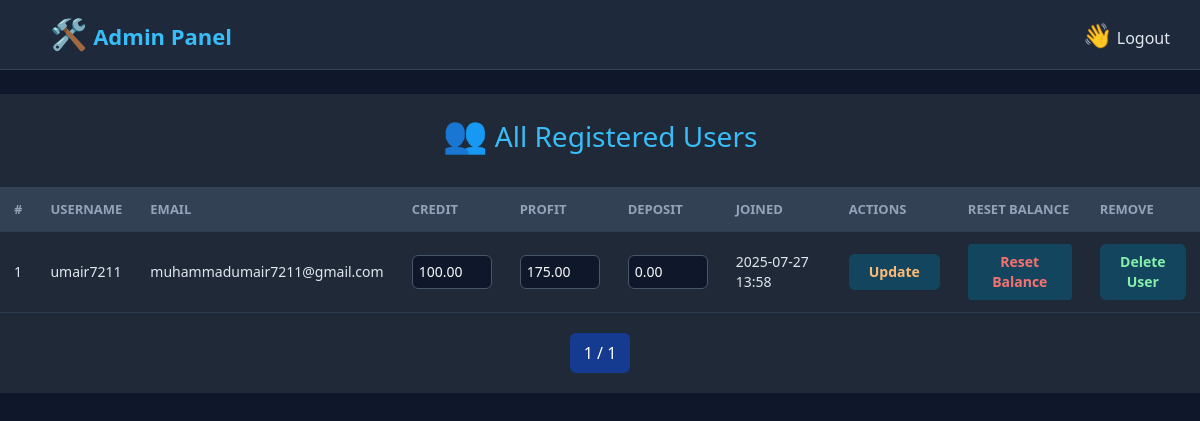
The page /all-users/ (signed in) on the database as committed earlier.
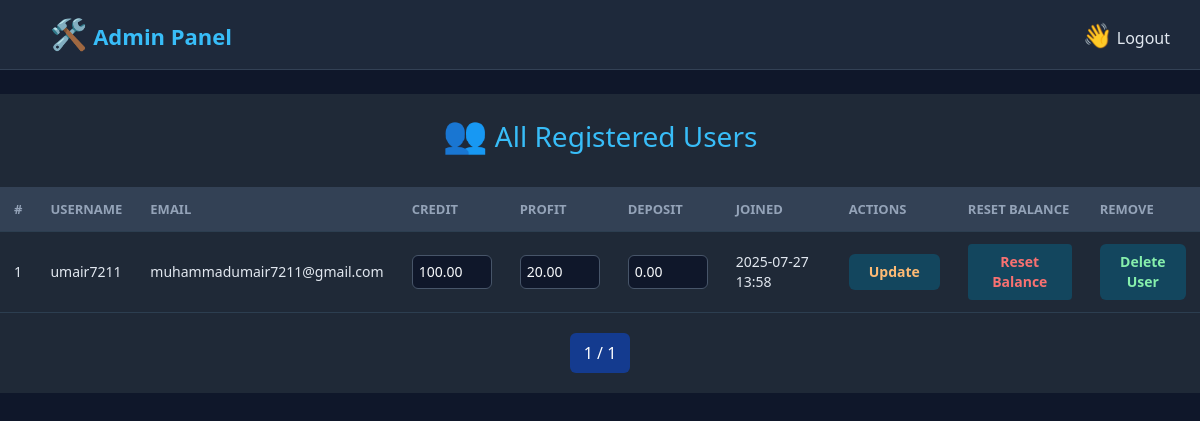
The same page on the database as committed later.
### powerdigital_app/models.py (models this page shows, shortened)
class Profile(models.Model):
    user = models.OneToOneField(User, on_delete=models.CASCADE)
    withdrawal_password = models.CharField(max_length=128)
    total_deposit = models.DecimalField(default=0, max_digits=12, decimal_places=2)
    total_profit = models.DecimalField(default=0, max_digits=12, decimal_places=2)
    credit = models.DecimalField(default=0, max_digits=12, decimal_places=2)
    invite_code = models.CharField(max_length=12, unique=True, blank=True, null=True)

### powerdigital_app/views.py (the view, shortened to what this page needs)
# urls.py: path('all-users/', views.all_users_view, name='all_users'),
@staff_member_required
def all_users_view(request):
    query = request.GET.get('q', '')
    profiles = Profile.objects.select_related('user') \
        .filter(user__is_staff=False, user__is_superuser=False) \
        .filter(Q(user__username__icontains=query)) \
        .order_by('-user__date_joined')
    paginator = Paginator(profiles, 10)
    page_number = request.GET.get('page')
    page_obj = paginator.get_page(page_number)
    return render(request, 'admins/all_users.html', {
        'page_obj': page_obj,
        'query': query,
    })

### powerdigital_app/templates/admins/all_users.html (shortened to what this page needs)
{% extends 'admins/admin_base.html' %} {% block content %}
<!DOCTYPE html>
<html lang="en">
	<head>
		<script src="https://cdn.tailwindcss.com"></script>
	</head>
	<body>
		<br />
		<div class="container bg-gray-800 py-5">
			<h2>
				<span class="text-4xl">👥</span>
				All Registered Users
			</h2>
			<div class="overflow-x-auto">
				<table class="w-full border-collapse text-sm text-left">
					<thead>
						<tr>
							<th>#</th>
							<th>Username</th>
							<th>Email</th>
							<th>Credit</th>
							<th>Profit</th>
							<th>Deposit</th>
							<th>Joined</th>
							<th>Actions</th>
							<th>Reset Balance</th>
							<th>Remove</th>
						</tr>
					</thead>
					<tbody>
						{% for profile in page_obj %}
						<tr>
							<form method="post">
								<td>{{ forloop.counter }}</td>
								<td>{{ profile.user.username }}</td>
								<td>{{ profile.user.email }}</td>
								<td>
									<input
										type="number"
										step="0.01"
										name="credit"
										value="{{ profile.credit }}"
									/>
								</td>
								<td>
									<input
										type="number"
										step="0.01"
										name="total_profit"
										value="{{ profile.total_profit }}"
									/>
								</td>
								<td>
									<input
										type="number"
										step="0.01"
										name="total_deposit"
										value="{{ profile.total_deposit }}"
									/>
								</td>
								<td>{{ profile.user.date_joined|date:"Y-m-d H:i" }}</td>
								<td>
									<button
										type="submit"
										class="text-orange-300 hover:bg-orange-600 hover:text-white duration-300 text-sm px-5 py-2"
										name="action"
										value="update"
									>
										Update
									</button>
								</td>
								<td>
									<form
										method="post"
										onsubmit="return confirm('Reset balance for {{ profile.user.username }}?');"
									>
										<button
											type="submit"
											name="action"
											value="reset"
											class="text-red-400 hover:bg-red-600 hover:text-white duration-300 px-3 py-2 text-sm rounded"
										>
											Reset Balance
										</button>
									</form>
								</td>
								<td>
									<button
										type="submit"
										name="action"
										value="delete"
										class="text-green-300 hover:bg-green-600 hover:text-white duration-300 text-sm py-2"
										onclick="return confirm('Are you sure you want to delete this user?');"
									>
										Delete User
									</button>
								</td>
							</form>
						</tr>
						{% empty %}
						<tr>
							<td colspan="9" class="text-center">No users found.</td>
						</tr>
						{% endfor %}
					</tbody>
				</table>
			</div>
			<div class="pagination">
				<span class="current"
					>{{ page_obj.number }} / {{ page_obj.paginator.num_pages }}</span
				>
			</div>
		</div>
	</body>
</html>
{% endblock %}

Rows that differ between the two databases and show on the page:
changed Profile "umair7211": total_profit "175.00" → "20.00"
